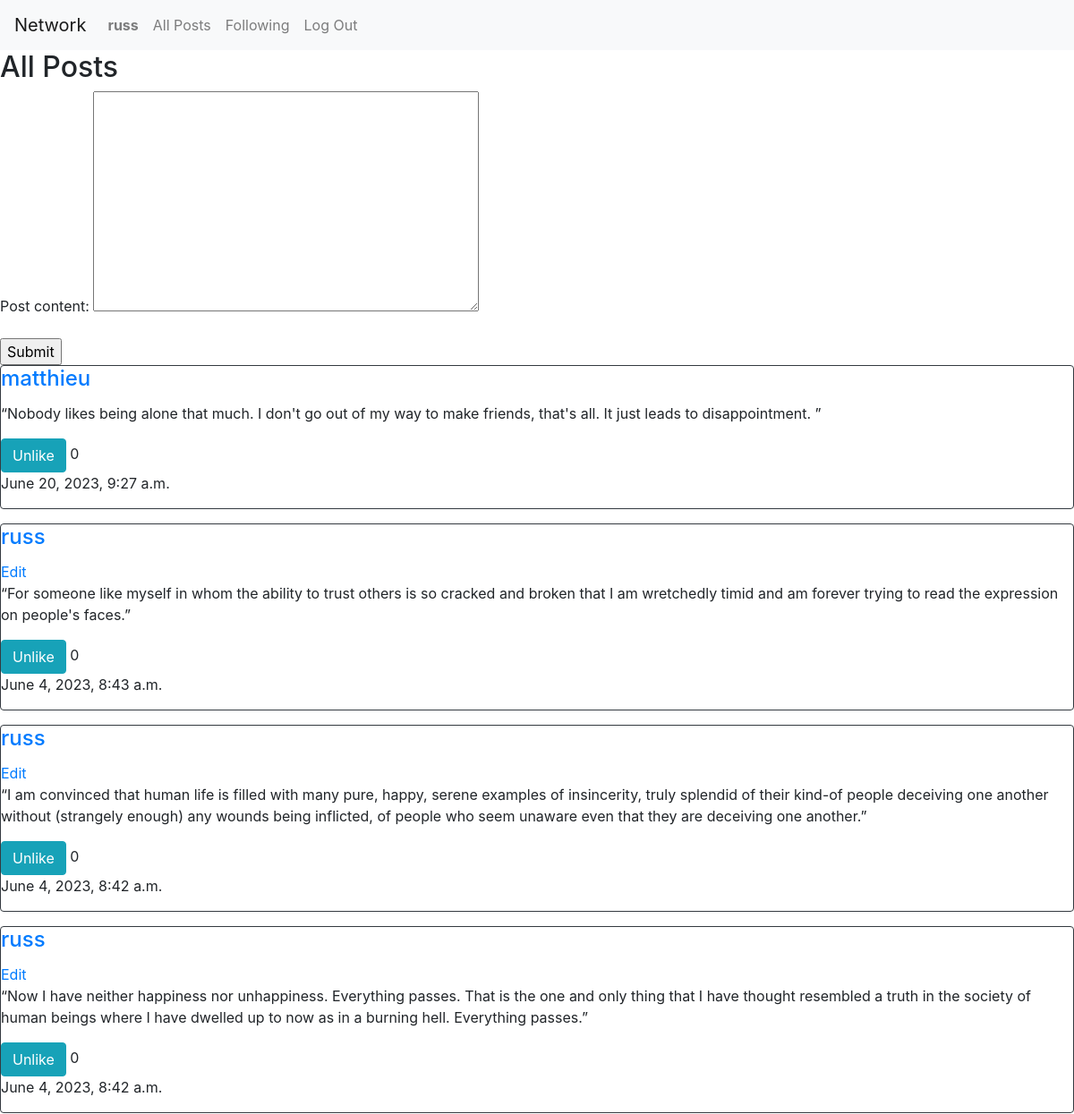
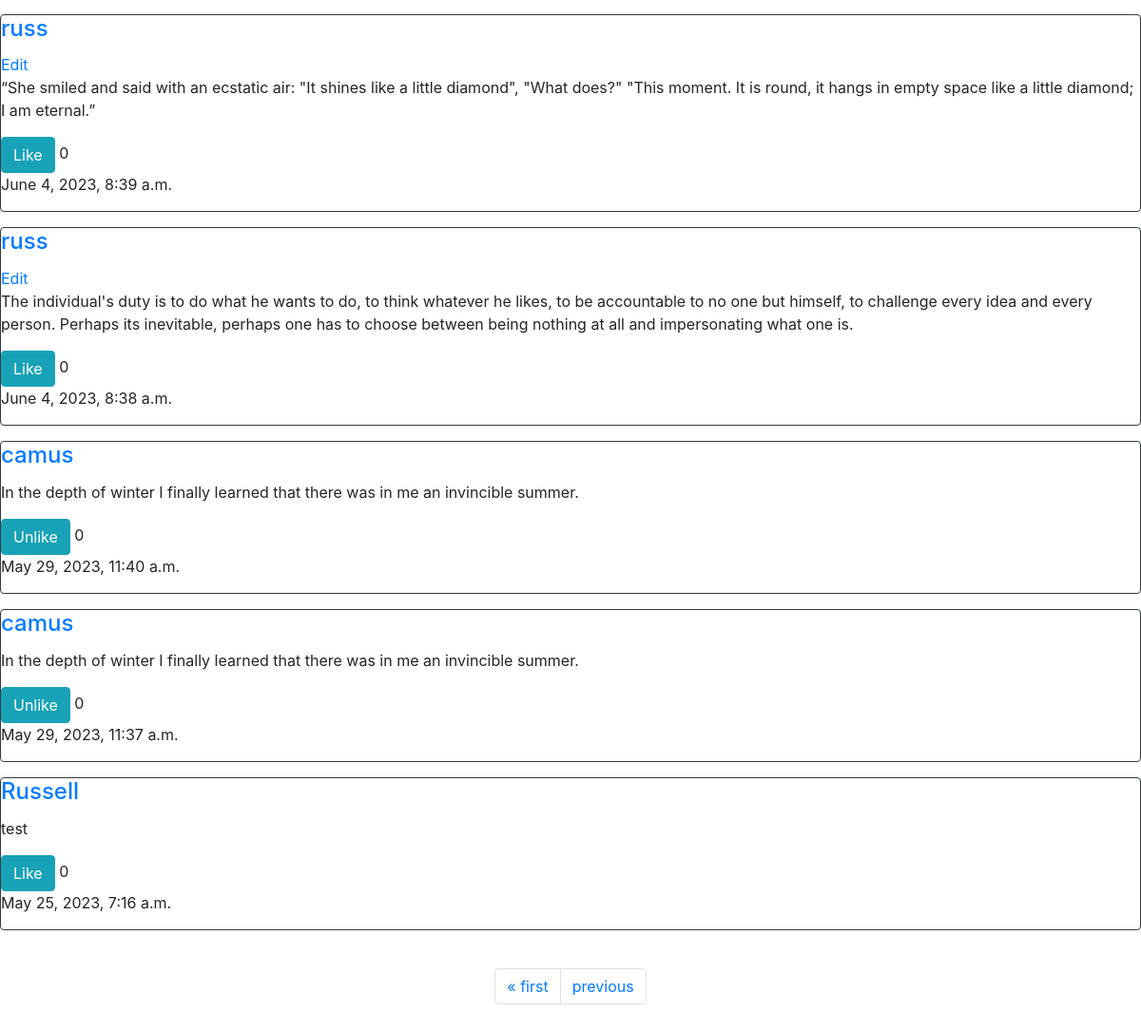
/?page=2 (signed in), run on the app's committed database (2 pictures, top to bottom).
### network/models.py (models this page shows, shortened)
class User(AbstractUser):
    followers = models.ManyToManyField('self', symmetrical=False, related_name='user_followers')
    following = models.ManyToManyField('self', symmetrical=False, related_name='user_following')
    likes =  models.ManyToManyField('Post', related_name='liked_users', blank=True)

class Post(models.Model):
    username = models.ForeignKey(User, on_delete=models.CASCADE)
    post_content = models.TextField()
    timestamp = models.DateTimeField(auto_now_add=True)
    likes = models.ManyToManyField(User, related_name = 'liked_posts', blank=True)

### network/views.py (the view, shortened to what this page needs)
# urls.py: path("", views.index, name="index"),
def index(request):
    naive_datetime = datetime.now()
    aware_datetime = make_aware(naive_datetime)
    if request.user.is_authenticated:
        posts = Post.objects.all().order_by('-timestamp')
        paginator = Paginator(posts, 10)
        page_number = request.GET.get("page")
        page_obj = paginator.get_page(page_number)
        if request.method == "GET":
            return render(request, "network/index.html", {
                "form" : PostForm(),
                "posts" : page_obj
            })
    else:
        return HttpResponseRedirect(reverse("login"))

### network/models.py
class PostForm(ModelForm):
    class Meta:
        model = Post
        fields = ['post_content']

### network/templates/network/index.html (shortened to what this page needs)
{% extends "network/layout.html" %}
{% load static %}
{% block body %}
    <h2>All Posts</h2>
    <form action="{% url 'index' %}" method="post" id="text-area">
        {{ form.as_p }}
        <input type="submit">
    </form>
    {% if posts %}
        {% for post in posts %}
        <div class="card border-dark mb-3" id="post{{post.id}}">
            <h4 class="card-title"><a href="{% url 'profile' username=post.username %}">{{post.username}}</h4></a>
        <form id="edit-form{{post.id}}">
            {% if user.is_authenticated %}
                {% if user == post.username %}
            <a class="card-link" href="" id="edit" data-id="{{post.id}}">Edit</a>
            {% endif %}
                {% endif %}
            <p class="card-text" id="post-content{{post.id}}">{{post.post_content}}</p>
            {% if user not in post.likes.all %}
            <button id="like-btn{{post.id}}" type="button" data-id="{{post.id}}" class="btn btn-info">Like</button>
            {% else %}
            <button id="like-btn{{post.id}}" type="button" data-id="{{post.id}}" class="btn btn-info">Unlike</button>
            {% endif %}
            <span id="likeCount{{post.id}}" data-id="{{post.id}}">{{post.likes|length}}</span>
        </form>
            <p class="card-text">{{post.timestamp}}</p>
        </div>
        {% endfor %}
    {% endif %}
    <div class="container p-4">
        <ul class="pagination justify-content-center">
            {% if posts.has_previous %}
                <li class="page-item"><a class="page-link" href="?page=1">&laquo; first</a></li>
                <li class="page-item"><a class="page-link" href="?page={{ posts.previous_page_number }}">previous</a></li>
            {% endif %}
        </ul>
    </div>
{% endblock %}

### network/templates/network/layout.html (shortened to what this page needs)
{% load static %}
<!DOCTYPE html>
<html lang="en">
    <head>
        <link rel="stylesheet" href="https://stackpath.bootstrapcdn.com/bootstrap/4.4.1/css/bootstrap.min.css">
        <link href="{% static 'network/styles.css' %}" rel="stylesheet">
    </head>
    <body>
        <nav class="navbar navbar-expand-lg navbar-light bg-light">
            <a class="navbar-brand" href="#">Network</a>
            <div>
              <ul class="navbar-nav mr-auto">
                {% if user.is_authenticated %}
                    <li class="nav-item">
                        <a class="nav-link" href="#"><strong>{{ user.username }}</strong></a>
                    </li>
                {% endif %}
                <li class="nav-item">
                  <a class="nav-link" href="{% url 'index' %}">All Posts</a>
                </li>
                {% if user.is_authenticated %}
                    <li class="nav-item">
                        <a class="nav-link" href="{% url 'following' %}">Following</a>
                    </li>
                    <li class="nav-item">
                        <a class="nav-link" href="{% url 'logout' %}">Log Out</a>
                    </li>
                {% endif %}
              </ul>
            </div>
          </nav>
        <div class="body">
            {% block body %}
            {% endblock %}
        </div>
    </body>
</html>

### data on the page
User: username "russ"
Post: username "matthieu", post_content "“Nobody likes being alone that much. I don't go out of my way to make friends, that's all. It just leads to disappointment. ”", likes|length "0", timestamp "June 20, 2023, 9:27 a.m."
Post: username "russ", post_content "“For someone like myself in whom the ability to trust others is so cracked and broken that I am wretchedly timid and am forever trying to read the expression on people's faces.”", likes|length "0", timestamp "June 4, 2023, 8:43 a.m."
Post: username "russ", post_content "“I am convinced that human life is filled with many pure, happy, serene examples of insincerity, truly splendid of their kind-of people deceiving one another without (strangely enough) any wounds being inflicted, of people who seem unaware even that they are deceiving one another.”", likes|length "0", timestamp "June 4, 2023, 8:42 a.m."
Post: username "russ", post_content "“Now I have neither happiness nor unhappiness. Everything passes. That is the one and only thing that I have thought resembled a truth in the society of human beings where I have dwelled up to now as in a burning hell. Everything passes.”", likes|length "0", timestamp "June 4, 2023, 8:42 a.m."
Post: username "russ", post_content "“She smiled and said with an ecstatic air: \"It shines like a little diamond\", \"What does?\" \"This moment. It is round, it hangs in empty space like a little diamond; I am eternal.”", likes|length "0", timestamp "June 4, 2023, 8:39 a.m."
Post: username "russ", post_content "The individual's duty is to do what he wants to do, to think whatever he likes, to be accountable to no one but himself, to challenge every idea and every person. Perhaps its inevitable, perhaps one has to choose between being nothing at all and impersonating what one is.", likes|length "0", timestamp "June 4, 2023, 8:38 a.m."
Post: username "camus", post_content "In the depth of winter I finally learned that there was in me an invincible summer.", likes|length "0", timestamp "May 29, 2023, 11:40 a.m."
Post: username "camus", post_content "In the depth of winter I finally learned that there was in me an invincible summer.", likes|length "0", timestamp "May 29, 2023, 11:37 a.m."
Post: username "Russell", post_content "test", likes|length "0", timestamp "May 25, 2023, 7:16 a.m."
